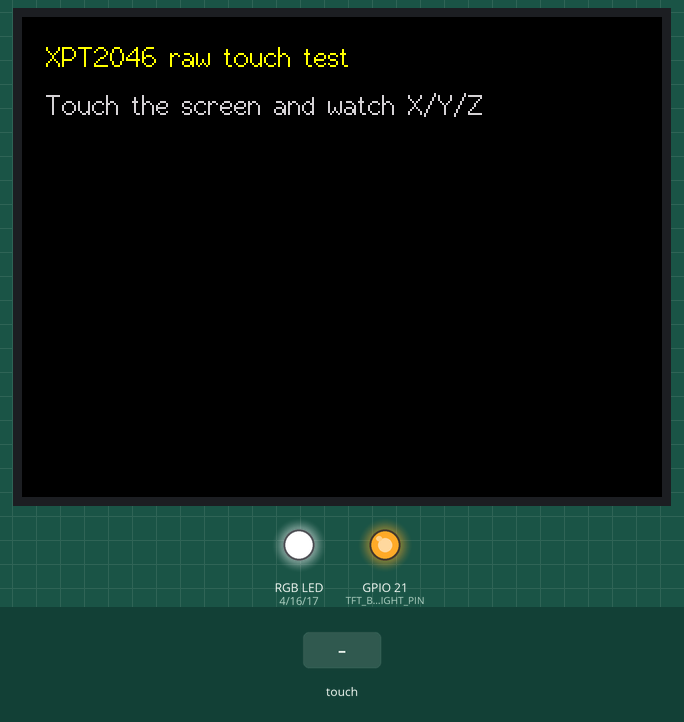
Simulated run of this sketch. Board: ESP32. Parts: 320×240 colour display, an RGB LED mixed from three pins (HIGH = lit), output pins drawn as LEDs (lit = HIGH). The test bench sets the inputs (shaded band). What the sketch prints to the serial monitor is not drawn.

Above: at 1.4 s.
1.5 s: touch panel pressed at 13 % / 10 % of its raw x / y range
At 2.7 s:
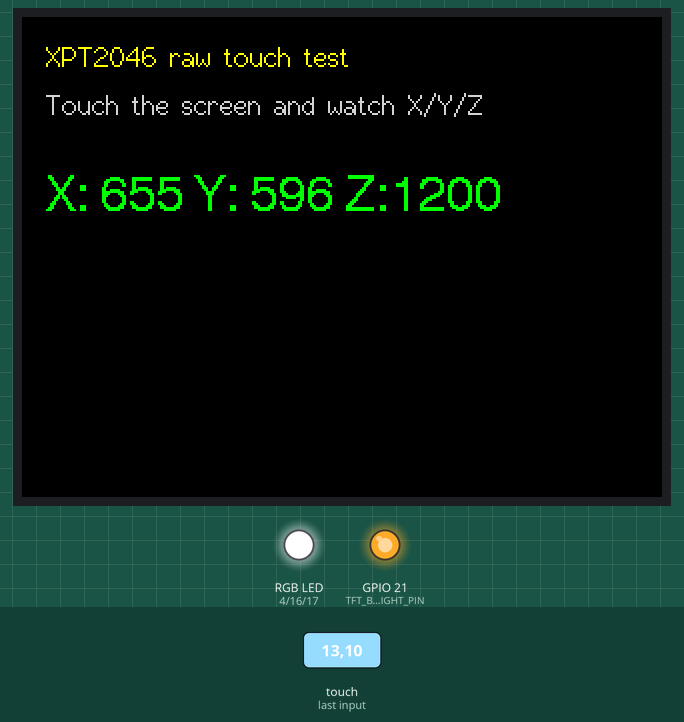
3.0 s: touch panel pressed at 38 % / 10 % of its raw x / y range
At 3.4 s:
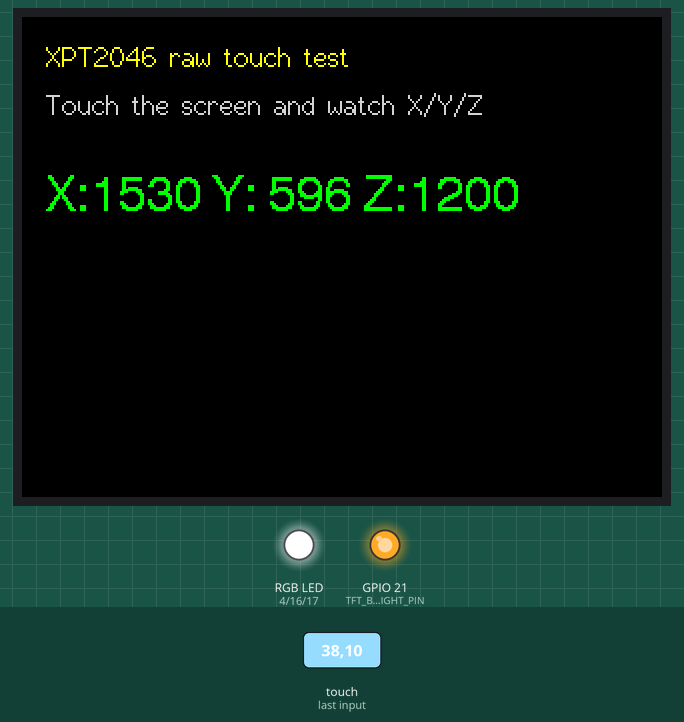
Timing chart, 0 to 6.0 s (numbered marks = the images above; inputs shaded):
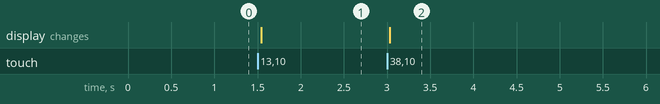

Measured:
- after the input at 1.5 s, the display: changes at once (image 1)
- after the input at 3.0 s, the display: changes at once (image 2)

The sketch:

Touch_XPT2046_test.ino
```cpp
/*
 * ESP32-2432S028R / Cheap Yellow Display (CYD)
 * ------------------------------------------------------------
 * Example: 02_touch_test
 * Purpose: basic RAW test of the built-in XPT2046 resistive
 *          touchscreen while the ILI9341 TFT remains active.
 *
 * Project:
 *   https://github.com/AIDevelopersMonster/esp32-2432s028-lab
 *
 * Example documentation:
 *   examples/02_touch_test/README.md
 *
 * XPT2046 installation guide:
 *   docs/xpt2046-touchscreen-installation.md
 *
 * Video confirmation:
 *   https://youtube.com/shorts/DmOkwDvkmLM
 *
 * Status:
 *   VERIFIED WORKING on 2026-08-07
 *   Basic RAW touch communication confirmed on real hardware.
 *
 * Verified hardware profile:
 *   - Board: ESP32-2432S028R / CYD
 *   - MCU: ESP32-D0WD-V3 rev. 3.0
 *   - TFT controller: ILI9341
 *   - Touch controller: XPT2046
 *   - Display test orientation: landscape, 320 x 240
 *   - Flash: 4 MB
 *
 * Required libraries:
 *   - TFT_eSPI by Bodmer
 *   - XPT2046_Touchscreen by Paul Stoffregen
 *   - CYD_Board from this repository
 *
 * Important TFT configuration:
 *   TFT_eSPI must use the project setup file:
 *     config/tft_espi/User_Setup.h
 *
 * Verified Arduino IDE settings:
 *   - Board: ESP32 Dev Module
 *   - CPU Frequency: 240 MHz
 *   - Flash Frequency: 40 MHz
 *   - Flash Mode: DIO
 *   - Flash Size: 4 MB
 *   - Upload Speed: 115200
 *
 * XPT2046 pin map used by CYD_Board:
 *   - IRQ  : GPIO 36
 *   - MOSI : GPIO 32
 *   - MISO : GPIO 39
 *   - CLK  : GPIO 25
 *   - CS   : GPIO 33
 *
 * The touch controller uses its own SPIClass instance. These pins are
 * different from the SPI pins used by the TFT display.
 *
 * What this sketch checks:
 *   - CYD_Board basic hardware initialization
 *   - TFT initialization and stable simultaneous operation
 *   - XPT2046 communication over the dedicated touch SPI bus
 *   - touch detection
 *   - RAW X coordinate reading
 *   - RAW Y coordinate reading
 *   - RAW Z pressure/contact reading
 *   - output of X/Y/Z to both TFT and Serial Monitor
 *
 * Expected result:
 *   The TFT shows "XPT2046 raw touch test". When the screen is pressed,
 *   RAW X/Y/Z values are updated on the display and printed to Serial.
 *
 * Serial Monitor:
 *   115200 baud
 *
 * Important limitation:
 *   This is a RAW test only. X/Y are NOT calibrated screen coordinates.
 *   The sketch does not perform axis correction, filtering, calibration,
 *   or conversion to pixel coordinates 0..319 / 0..239.
 */

#include <SPI.h>                   // ESP32 SPI interface support.
#include <TFT_eSPI.h>              // ILI9341 display driver and graphics.
#include <XPT2046_Touchscreen.h>   // Resistive touchscreen controller.
#include <CYD_Board.h>             // Project-specific CYD pin map/helpers.

// TFT_eSPI uses the project's config/tft_espi/User_Setup.h configuration.
TFT_eSPI tft;

// Create a separate hardware SPI instance for the XPT2046 touch controller.
// The CYD touch lines are different from the TFT SPI lines.
SPIClass touchSpi(VSPI);

// XPT2046 object. Chip-select and interrupt pins come from CYD_Board.
XPT2046_Touchscreen touch(cyd::TOUCH_CS_PIN, cyd::TOUCH_IRQ_PIN);

void setup() {
  // Serial output is used to observe the same RAW X/Y/Z values that are
  // displayed on the TFT.
  Serial.begin(115200);

  // Initialize common CYD hardware. This also enables the TFT backlight.
  cyd::beginBasicHardware();

  // Initialize the ILI9341 display using TFT_eSPI.
  tft.init();

  // Rotation 1 is the verified landscape orientation: 320 x 240.
  tft.setRotation(1);

  // Prepare a simple static interface for the touch test.
  tft.fillScreen(TFT_BLACK);
  tft.setTextColor(TFT_YELLOW, TFT_BLACK);
  tft.drawString("XPT2046 raw touch test", 12, 12, 2);

  tft.setTextColor(TFT_LIGHTGREY, TFT_BLACK);
  tft.drawString("Touch the screen and watch X/Y/Z", 12, 36, 2);

  // Start the dedicated touch SPI bus using the pin map defined in CYD_Board:
  // CLK=25, MISO=39, MOSI=32, CS=33.
  touchSpi.begin(cyd::TOUCH_CLK_PIN,
                 cyd::TOUCH_MISO_PIN,
                 cyd::TOUCH_MOSI_PIN,
                 cyd::TOUCH_CS_PIN);

  // Attach XPT2046_Touchscreen to our dedicated SPI instance.
  touch.begin(touchSpi);

  // Keep the touch library orientation aligned with the TFT test orientation.
  // RAW coordinates can still be inverted or swapped; calibration is a later
  // step and is intentionally not performed in this example.
  touch.setRotation(1);
}

void loop() {
  // Do nothing until the XPT2046 reports an active touch.
  if (!touch.touched()) {
    delay(20);
    return;
  }

  // Read one RAW touch sample.
  // point.x and point.y are uncalibrated controller values.
  // point.z is a relative pressure/contact value, not a physical force unit.
  const TS_Point point = touch.getPoint();

  // Send the RAW sample to Serial Monitor for diagnostics and recording.
  Serial.printf("x=%d y=%d z=%d\n", point.x, point.y, point.z);

  // Clear only the previous numeric line instead of redrawing the whole TFT.
  // This keeps the display stable while repeatedly reading the touch panel.
  tft.fillRect(12, 75, 296, 40, TFT_BLACK);

  // Show the latest RAW touch sample directly on the display.
  tft.setTextColor(TFT_GREEN, TFT_BLACK);
  tft.setCursor(12, 78, 4);
  tft.printf("X:%4d Y:%4d Z:%4d", point.x, point.y, point.z);

  // Small delay limits update frequency and makes the numbers easier to read.
  delay(60);
}
```

CYD_board.h
```cpp
#pragma once

#include <Arduino.h>

namespace cyd {

// TFT ILI9341 (HSPI wiring)
constexpr uint8_t TFT_MISO_PIN = 12;
constexpr uint8_t TFT_MOSI_PIN = 13;
constexpr uint8_t TFT_SCLK_PIN = 14;
constexpr uint8_t TFT_CS_PIN = 15;
constexpr uint8_t TFT_DC_PIN = 2;
constexpr int8_t TFT_RST_PIN = -1;
constexpr uint8_t TFT_BACKLIGHT_PIN = 21;

// Resistive touch XPT2046
constexpr uint8_t TOUCH_IRQ_PIN = 36;
constexpr uint8_t TOUCH_MOSI_PIN = 32;
constexpr uint8_t TOUCH_MISO_PIN = 39;
constexpr uint8_t TOUCH_CLK_PIN = 25;
constexpr uint8_t TOUCH_CS_PIN = 33;

// microSD
constexpr uint8_t SD_MISO_PIN = 19;
constexpr uint8_t SD_MOSI_PIN = 23;
constexpr uint8_t SD_SCLK_PIN = 18;
constexpr uint8_t SD_CS_PIN = 5;

// On-board devices
constexpr uint8_t LED_RED_PIN = 4;
constexpr uint8_t LED_GREEN_PIN = 16;
constexpr uint8_t LED_BLUE_PIN = 17;
constexpr uint8_t LDR_PIN = 34;
constexpr uint8_t AUDIO_PIN = 26;
constexpr uint8_t BOOT_BUTTON_PIN = 0;

inline void beginBasicHardware() {
  pinMode(TFT_BACKLIGHT_PIN, OUTPUT);
  digitalWrite(TFT_BACKLIGHT_PIN, HIGH);

  pinMode(LED_RED_PIN, OUTPUT);
  pinMode(LED_GREEN_PIN, OUTPUT);
  pinMode(LED_BLUE_PIN, OUTPUT);

  // RGB LED is active LOW.
  digitalWrite(LED_RED_PIN, HIGH);
  digitalWrite(LED_GREEN_PIN, HIGH);
  digitalWrite(LED_BLUE_PIN, HIGH);

  pinMode(BOOT_BUTTON_PIN, INPUT_PULLUP);
  pinMode(LDR_PIN, INPUT);
}

inline void setBacklight(bool enabled) {
  digitalWrite(TFT_BACKLIGHT_PIN, enabled ? HIGH : LOW);
}

inline void setRgb(bool red, bool green, bool blue) {
  digitalWrite(LED_RED_PIN, red ? LOW : HIGH);
  digitalWrite(LED_GREEN_PIN, green ? LOW : HIGH);
  digitalWrite(LED_BLUE_PIN, blue ? LOW : HIGH);
}

inline void rgbOff() {
  setRgb(false, false, false);
}

inline uint16_t readLightRaw() {
  return static_cast<uint16_t>(analogRead(LDR_PIN));
}

}  // namespace cyd
```
